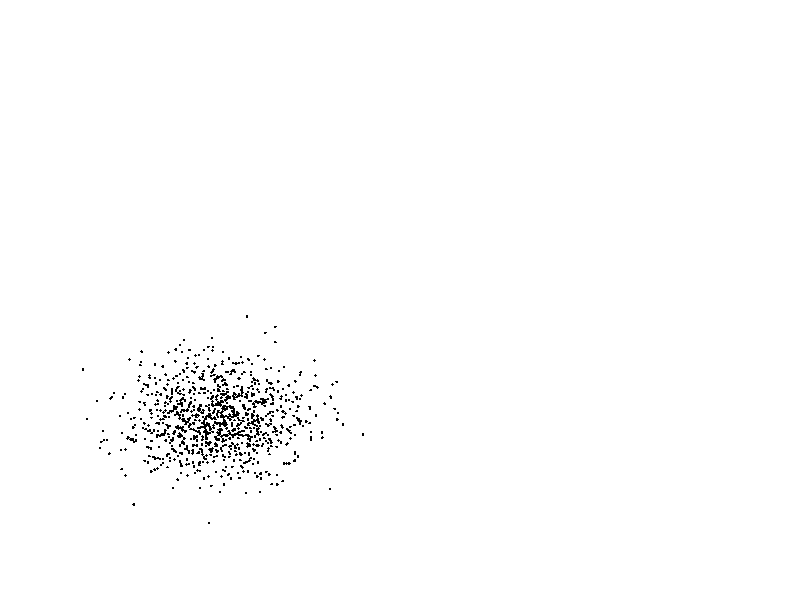

The MATLAB source for this figure: (Note: this script raises an error after producing the figure.)
function test_autoticks  
    addpath('..');
   
    x = randn(1000,1);
    y = randn(1000,1);
    
    figure;
    
    axes('position',[0.1 0.1 0.4 0.4],'visible','off');
    make_test_plot(x,y);          

    ax = axes('position',[0.6 0.1 0.4 0.4],'visible','off');
    make_test_plot(x,y);
    axis([-0.5 0.5 -0.5 0.5]);

    ax = axes('position',[0.1 0.6 0.4 0.4],'visible','off');
    make_test_plot(x,y);    
    axis([-0.1 0.1 -0.1 0.1]);
    
    ax = axes('position',[0.6 0.6 0.4 0.4],'visible','off');
    make_test_plot(x,y);
    axis([-0.05 0.05 -0.05 0.05]);    
end

function make_test_plot(x,y)
    ax = gca;
    hold on;
    plot(x,y,'k.');   
    hold off;    
    sideaxes(ax,'west','size',1);
    rangeline(min(y),max(y));
    autoticks();
    sideaxes(ax,'south','size',1);
    rangeline(min(y),max(y));
    autoticks();
    axes(ax);
end


